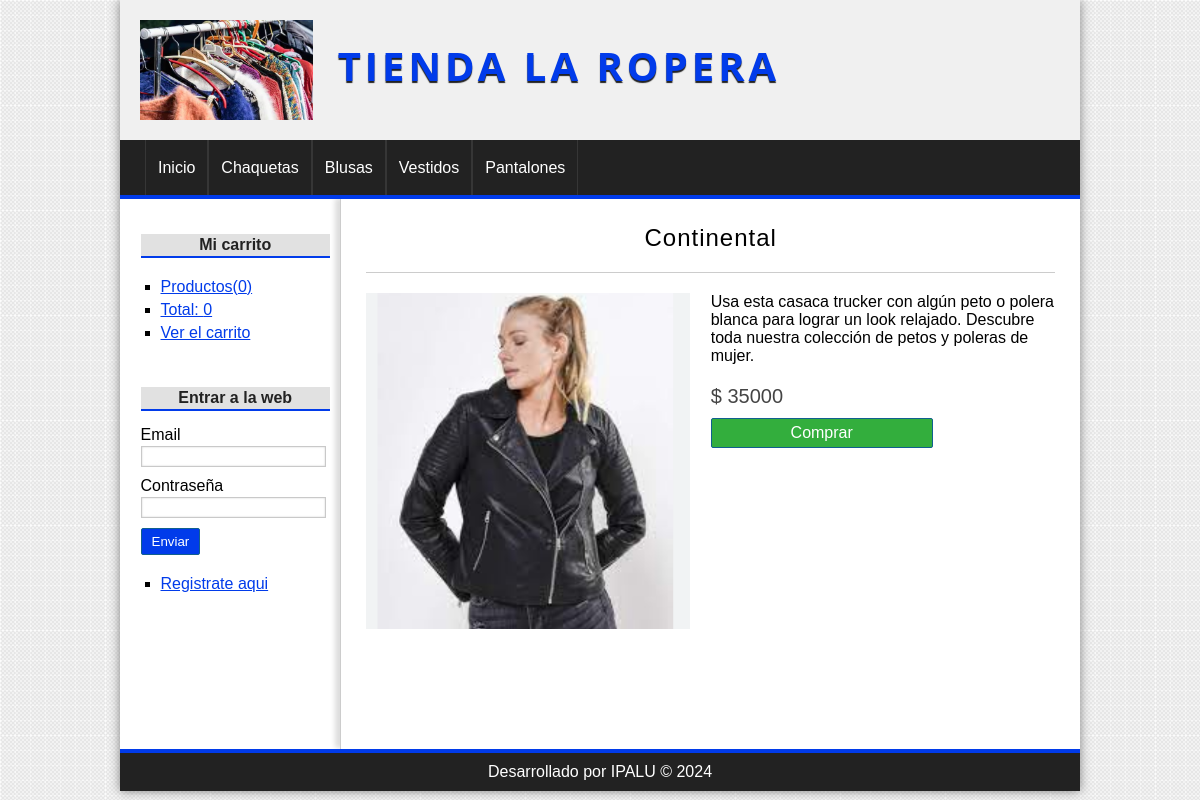
Screenshot of /producto/ver&id=2 with the database file from the repository.
### tables this page shows
CREATE TABLE `categorias` (
  `id` int(255) NOT NULL AUTO_INCREMENT,
  `nombre` varchar(100) NOT NULL,
  PRIMARY KEY (`id`)
);

CREATE TABLE `productos` (
  `id` int(255) NOT NULL AUTO_INCREMENT,
  `categoria_id` int(255) NOT NULL,
  `nombre` varchar(100) NOT NULL,
  `descripcion` text,
  `precio` int(11) NOT NULL,
  `stock` int(255) NOT NULL,
  `oferta` varchar(2) DEFAULT NULL,
  `fecha` date NOT NULL,
  `imagen` varchar(255) DEFAULT NULL,
  PRIMARY KEY (`id`),
  KEY `fk_producto_categoria` (`categoria_id`),
  CONSTRAINT `fk_producto_categoria` FOREIGN KEY (`categoria_id`) REFERENCES `categorias` (`id`)
);

### config/db.php (called while the page is built)
<?php
    class Database {
        public static function connect() {
            $db = new mysqli('localhost','root','','tienda_master');
            $db->query("SET NAMES 'utf8'");
            return $db;
        }
    }
?>

### helpers/utils.php (called while the page is built, shortened)
<?php
class Utils {
    public static function showCategorias() {
        require_once 'models/categoria.php';
        $categoria = new Categoria();
        $categorias = $categoria->getAll();
        return $categorias;
    }
}
?>

### models/categoria.php (called while the page is built, shortened)
<?php
class Categoria {
    private $db;
    public function __construct()
    {
        $this->db = Database::connect();
    }
    public function getAll() {
        $sql = "SELECT * FROM categorias ORDER BY id DESC;";
        $categorias = $this->db->query($sql);
        return $categorias;
    }
}
?>

### controllers/ProductoController.php (called while the page is built, shortened)
<?php
require_once 'models/producto.php';
class productoController {
    public function ver() {
        if(isset($_GET['id'])) {
            $id = $_GET['id'];
            $producto = new Producto();
            $producto->setId($id);
            $pro = $producto->getOne();
        }
        require_once 'views/producto/ver.php';
    }
}
?>

### models/producto.php (called while the page is built, shortened)
<?php
class Producto {
    private $id;
    private $db;
    public function __construct()
    {
        $this->db = Database::connect();
    }
    public function getId()
    {
        return $this->id;
    }
    public function setId($id)
    {
        $this->id = $id;
    }
    public function getOne()  {
        $producto = $this->db->query("SELECT * FROM productos WHERE id = {$this->getId()};");
        return $producto->fetch_object();
    }
}
?>

### views/producto/ver.php (the view)
<?php if(isset($pro)):?>
    <h1><?=$pro->nombre?></h1>
    <div id="detail-product">
        <div class="image">
            <?php if($pro->imagen != null):?>
                <img src="<?=base_url?>uploads/images/<?=$pro->imagen?>">
            <?php else:?>
                <img src="<?=base_url?>assets/img/ropera.png">
            <?php endif;?>
        </div>
        <div class="data">
            <p class="description"><?=$pro->descripcion?></p>
            <p class="price">$ <?=$pro->precio?></p>
            <a href="<?=base_url?>carrito/add&id=<?=$pro->id?>" class="button">Comprar</a>
        </div>
    </div>
<?php else:?>
    <h1>La producto no existe</h1>
<?php endif;?>

### views/layout/header.php (shortened to what this page needs)
<!DOCTYPE html>
<html lang="es">
<head>
    <link rel="stylesheet" href="<?=base_url?>assets/css/styles.css">
</head>
<body>
    <div id="container">
        <header id="header">
            <div id="logo">
                <img src="<?=base_url?>assets/img/ropera.png" alt="Ropera Logo">
                <a href="<?=base_url?>">
                    Tienda La Ropera
                </a>
            </div>
        </header>
        <?php $categorias = Utils::showCategorias();?>
        <nav id="menu" >
            <ul>
                <li>
                    <a href="<?=base_url?>">Inicio</a>
                </li>
                <?php while($categoria=$categorias->fetch_object()):?>
                    <li>
                        <a href="<?=base_url?>categoria/ver&id=<?=$categoria->id?>"><?=$categoria->nombre?></a>
                    </li>
                <?php endwhile;?>
            </ul>
        </nav>
        <div id="content">

### assets/css/styles.css (style rules this page uses)
* { padding: 0px; margin: 0px; font-family: sans-serif, Helvetica, Arial; }
body { background: url(../img/bg.png); }
a { color: #013BEA; }
#container { display: flex; flex-direction: column; width: 80%; margin: 0px auto; box-shadow: 0px 0px 10px gray; background: white; }
#header { height: 145px; background: #F0F0F0; width: 100%; height: 100%; }
#logo { display: flex; flex-direction: row; padding: 20px; text-align: center; }
#logo img { height: 100px; }
#logo a { font-size: 40px; letter-spacing: 4px; font-family: 'Open Sans', Helvetica, Arial; text-transform: uppercase; color: #013BEA; font-weight: bold; text-decoration: none; margin-top: 18px; margin-left: 25px; text-shadow: 0px 2px 1px #222222; transition: all 300ms; }
#menu { clear:both; background: #222; color: white; height: 55px; border-bottom: 4px solid #013BEA; width: 100%; height: 100%; }
#menu ul { list-style: none; text-decoration: none; margin: 0px auto; margin-left: 25px; }
#menu ul li { line-height: 55px; float:left; border-right: 1px solid #363636; }
#menu a { display: block; color: white; text-decoration: none; padding-left: 12px; padding-right: 12px; transition: all 300ms; }
#menu a:first-child { border-left: 1px solid #363636; }
#content { display: flex; flex-direction: row; width: 100%; margin: 0px auto; overflow: hidden; background: white; }
input[type="button"], input[type="submit"], button, .button { display: block; border-radius: 2px; width: auto; padding: 5px; padding-left: 10px; padding-right: 10px; color: white; background: #013BEA; border: 1px solid #11608E; cursor:pointer; }
.button { background: #33AE3D; color: white !important; text-decoration: none; }
#central h1 { font-size: 24px; font-weight: normal; letter-spacing: 1px; text-align: center; border-bottom: 1px solid #ccc; margin-bottom: 20px; padding: 20px; padding-top: 0px; }
#detail-product { width: 100%; }
#detail-product .image { display: block; width: 47%; float:left; }
#detail-product img { display: block; width: 100%; float:left; }
#detail-product .data { width: 50%; float:right; }
#detail-product .description { margin-bottom: 20px; }
#detail-product .price { margin-bottom: 10px; font-size: 20px; color: #444; }
#detail-product .button { width: 200px; text-align: center; }

### rows the page displays
categorias: nombre "Chaquetas"
categorias: nombre "Blusas"
categorias: nombre "Vestidos"
categorias: nombre "Pantalones"
productos: nombre "Continental", imagen (picture), descripcion "Usa esta casaca trucker con algún peto o polera blanca para lograr un look relajado. Descubre toda nuestra colección de petos y poleras de mujer.", precio "35000"

### other values shown
$stats['count'] "0"
$stats['total'] "0"
